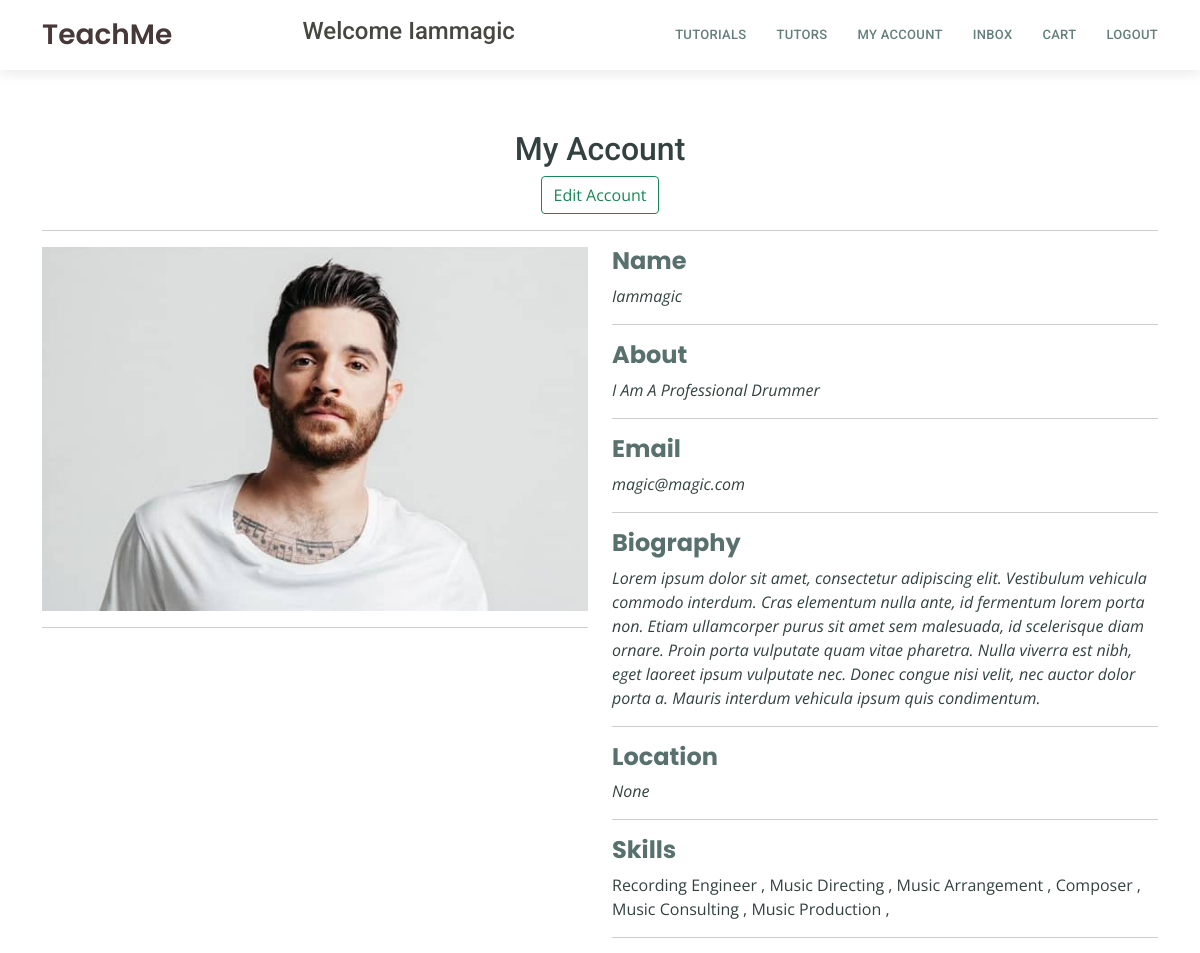
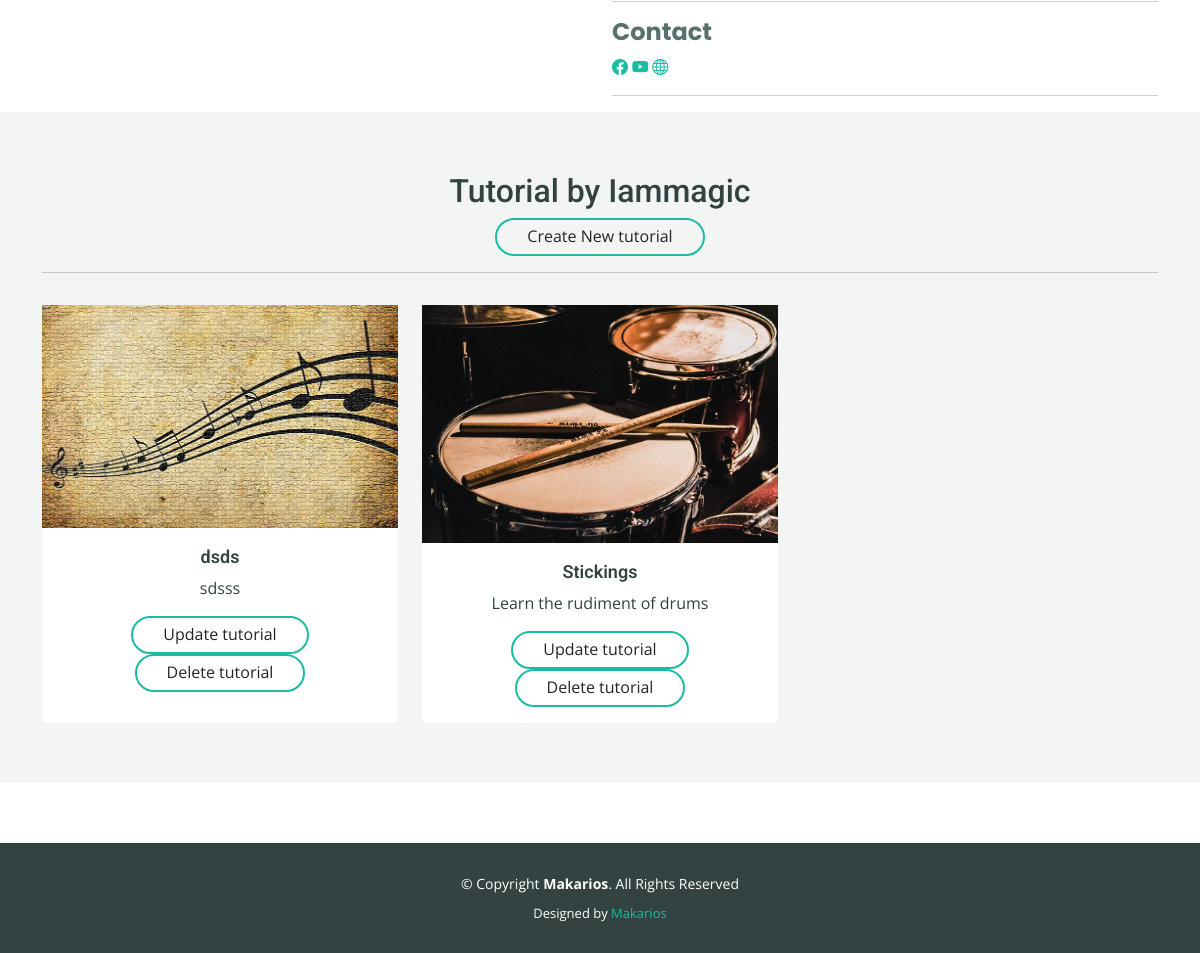
Page /users/account (signed in) on the committed database (2 pictures, top to bottom).
### users/models.py (models this page shows, shortened)
class Profile(models.Model):
    user = models.OneToOneField(User, on_delete=models.CASCADE, null=True, blank=True)
    name = models.CharField(max_length=200, blank=True, null=True)
    email = models.EmailField(max_length=300, blank=True, null=True)
    username = models.CharField(max_length=200, blank=True, null=True)
    intro = models.CharField(max_length=500, blank=True, null=True)
    biography = models.TextField(blank=True, null=True)
    skills = models.ManyToManyField('skill', blank=True )
    other_skill = models.CharField(max_length=500, blank=True, null=True)
    location = models.CharField(max_length=200, blank=True, null=True)
    image = models.ImageField(blank =True, null= True, upload_to = 'profiles/', default = 'profiles/defaultP.jpeg')
    instagram_link = models.CharField(max_length=200, blank=True, null=True)
    facebook_link = models.CharField(max_length=200, blank=True, null=True)
    linkedin_link = models.CharField(max_length=200, blank=True, null=True)
    youtube_link = models.CharField(max_length=200, blank=True, null=True)
    website_link = models.CharField(max_length=200, blank=True, null=True)
    id = models.UUIDField(default=uuid.uuid4, unique=True, primary_key=True, editable=False)

class Skill(models.Model):
    name = models.CharField(max_length=200, )
    created = models.DateTimeField(auto_now_add=True)
    id = models.UUIDField(default=uuid.uuid4, unique=True, primary_key=True, editable=False)

### project/models.py (models this page shows, shortened)
class Tutorial(models.Model):
    INSTRUMENT = (
        ('drums', 'Drums'),
        ('piano', 'Piano'),
        ('bass',  'Bass Guitar'),
        ('guitar', ' Guitar'),
        ('sax', 'Saxophone'),
        ('percusion', 'Percusion'),
        ('singing', 'Vocal Coach'),
    )
    owner = models.ForeignKey(Profile, on_delete=models.SET_NULL, null=True, blank=True)
    name = models.CharField(max_length=200, blank=False, null=False)
    description = models.TextField(blank=False, null=False)
    image = models.ImageField(null=True, blank=True, default = 'default.jpg')
    specialty = models.CharField(max_length=100, null=True, blank=True, choices= INSTRUMENT)
    price = models.DecimalField(max_digits=6, decimal_places=2, null=True, blank=True)
    tags = models.ManyToManyField('Tag', blank=True)
    totalVote = models.IntegerField(default=0, )
    created = models.DateTimeField(auto_now_add=True)
    id = models.UUIDField(default=uuid.uuid4, unique=True, primary_key=True, editable=False)
    class Meta:
        ordering = ['-created']

### users/views.py (the view)
# urls.py: path('account', views.userAccount, name='account'),
@login_required(login_url='userLogin')
def userAccount(request):
    profile = request.user.profile
    skills = profile.skills.all()
    context = {'profile': profile, 'skills':skills}
    return render(request, 'users/account.html', context)

### users/templates/users/account.html (shortened to what this page needs)
{% extends 'index.html' %}
{% block content %}
{% include 'navbar.html' %}
<section id="about" class="about">
    <div class="container">
      <div class="container text-center">
        <h2> My Account </h2>
        <p><a href=" {% url 'updateAccount' %} " class="btn  btn-outline-success rounded">Edit Account</a></p>
      </div>
      <hr>
      <div class="row">
        <div class="col-lg-6" ">
          <img src="{{profile.image.url}}" class="img-fluid" alt="">
         <hr>
        </div>
        <div class="col-lg-6 pt-4 pt-lg-0 content">
          <h3> <strong>Name</strong></h3>
          <div>
          <p class="fst-italic"> {{profile.name|title}}
          </p>
          </div> <hr>
          <h3> <strong>About</strong></h3>
          <p class="fst-italic"> {{profile.intro|title}}
           </p> <hr>
          <h3> <strong>Email</strong></h3>
          <p class="fst-italic"> {{profile.email}}
          </p> <hr>
          <h3> <strong>Biography</strong></h3>
          <p class="fst-italic"> {{profile.biography}}
          </p> <hr>
          <h3> <strong>Location</strong></h3>
          <p class="fst-italic"> {{profile.location|title}}
           </p> <hr>
          <h3> <strong>Skills</strong></h3>
          {% for skill in skills %}
            {{skill.name|title}} ,
          {% endfor %}
          <hr>
           <hr>
          <div class="social">
            <h3> <strong>Contact</strong></h3>
            {% if profile.facebook_link  %}
              <a href="{{profile.facebook_link}}"><i class="bi bi-facebook"></i></a>
            {% endif %}
            {% if profile.youtube_link %}
              <a href="{{profile.youtube_link}}"><i class="bi bi-youtube"></i></a>
            {% endif %}
            {% if profile.website_link %}
              <a href="{{profile.website_link }}"><i class="bi bi-globe"></i>
              </i></a>
            {% endif %}
            </div> <hr>
          </div>
        </div>
    </div>
    <section class="more-services section-bg">
        <div class="container text-center">
            <h2> Tutorial by {{profile.name|title}} </h2>
            <p><a href="{% url 'createTutorial'  %}" class="btn">Create New tutorial</a></p>
            <hr>
          <div class="row">
            {% for tutorial in profile.tutorial_set.all %}
            <div class="col-lg-4 col-md-6 d-flex align-items-stretch mb-5 mb-lg-0 mt-3">
              <div class="card">
                <a href="{% url 'singleTutorial' tutorial.id  %}"><img src="{{tutorial.image.url}}" class="card-img-top" alt="..."></a>
                <div class="card-body">
                  <h5 class="card-title"><a href="">{{tutorial.name}}</a></h5>
                  <p class="card-text">{{tutorial.description}}</p>
                  <a href="{% url 'updateTutorial' tutorial.id  %}" class="btn">Update tutorial</a>
                  <a href="{% url 'deleteTutorial' tutorial.id  %}" class="btn">Delete tutorial</a>
                </div>
              </div>
            </div>
            {% empty %}
            <div>
              {{request.user.name}} You Have No Tutorial Yet
            </div>
            {% endfor %}
          </div>
        </div>
    </section>
</section>
{% include 'footer.html' %}
{% endblock content %}

### templates/navbar.html (shortened to what this page needs)
<header id="header" class="d-flex align-items-center">
  <div class="container d-flex align-items-center justify-content-between">
    <div class="logo">
      <h1 class="text-light" "><a href="{% url 'homepage' %}"><span style="color: rgb(71, 57, 57);">TeachMe</span></a></h1>
    </div>
    {% if request.user.is_authenticated %}
    <h4 style="color: rgb(71, 71, 64);">Welcome {{request.user.username |title}}</h4>
    {% endif %}
    <nav id="navbar" class="navbar">
      <ul>
        {% if request.user.is_authenticated  %}
        <li><a class="nav-link scrollto" href="{% url 'tutorials' %}">Tutorials</a></li>
        <li><a class="nav-link scrollto" href="{% url 'profile' %}">Tutors</a></li>
        <li><a class="nav-link scrollto" href="{% url 'createAccount' %}">My Account</a></li>
        <li><a class="nav-link scrollto" href=" {% url 'inboxMessage' %} ">Inbox</a></li>
        <li><a class="nav-link scrollto" href="">Cart</a></li>
        <li><a class="nav-link scrollto" href="{% url 'userLogout' %}">Logout</a></li>
        {% endif %}
      </ul>
    </nav>
</div>
</header>

### static/css/style.css (style rules this page uses)
body { font-family: "Open Sans", sans-serif; color: #334240; }
a { text-decoration: none; color: #1bbca3; }
h1, h2, h3, h4, h5, h6 { font-family: "Roboto", sans-serif; }
#header { height: 70px; z-index: 997; transition: all 0.5s; background: #fff; box-shadow: 0px 2px 15px rgba(0, 0, 0, 0.1); }
#header .logo h1 { font-size: 28px; margin: 0; padding: 10px 0; line-height: 1; font-weight: 400; }
#header .logo h1 a, #header .logo h1 a:hover { color: #425451; text-decoration: none; font-family: "Poppins", sans-serif; font-weight: 600; }
.navbar { padding: 0; }
.navbar ul { margin: 0; padding: 0; display: flex; list-style: none; align-items: center; }
.navbar li { position: relative; }
.navbar a, .navbar a:focus { display: flex; align-items: center; justify-content: space-between; padding: 10px 0 10px 30px; font-family: "Roboto", sans-serif; font-size: 13px; font-weight: 500; color: #637f7b; white-space: nowrap; transition: 0.3s; letter-spacing: 0.3px; text-transform: uppercase; }
section { padding: 60px 0; }
.section-bg { background-color: #f2f5f4; }
.about .content h3 { font-weight: 500; font-size: 24px; color: #58716d; font-family: "Poppins", sans-serif; }
.about .content p:last-child { margin-bottom: 0; }
.more-services img { border-radius: 0; }
.more-services .card { border: 0; text-align: ceneter; }
.more-services .card-body { -moz-text-align-last: center; text-align-last: center; }
.more-services .card-title a { font-weight: 600; font-size: 18px; color: #334240; transition: ease-in-out 0.3s; }
.more-services .btn { border-radius: 50px; padding: 4px 30px 6px 30px; border: 2px solid #1bbca3; }
html { height: 100%; }
body { height: 100%; margin: 0; background-repeat: no-repeat; background-attachment: fixed; }

### rows in the picture
Profile: image (picture), name "Iammagic", intro "I Am A Professional Drummer", email "magic@magic.com", biography "Lorem ipsum dolor sit amet, consectetur adipiscing elit. Vestibulum vehicula commodo interdum. Cras elementum nulla ante, id fermentum lorem porta non. Etiam ullamcorper purus sit amet sem malesuada, id scelerisque diam ornare. Proin porta vulputate quam vitae pharetra. Nulla viverra est nibh, eget laoreet ipsum vulputate nec. Donec congue nisi velit, nec auctor dolor porta a. Mauris interdum vehicula ipsum quis condimentum.", location "None"
Skill: name "Recording Engineer"
Skill: name "Music Directing"
Skill: name "Music Arrangement"
Skill: name "Composer"
Skill: name "Music Consulting"
Skill: name "Music Production"
Tutorial: image (placeholder picture), name "dsds", description "sdsss"
Tutorial: image (picture), name "Stickings", description "Learn the rudiment of drums"

### other values in the picture
{{ request.user.username |title }} "Iammagic"
